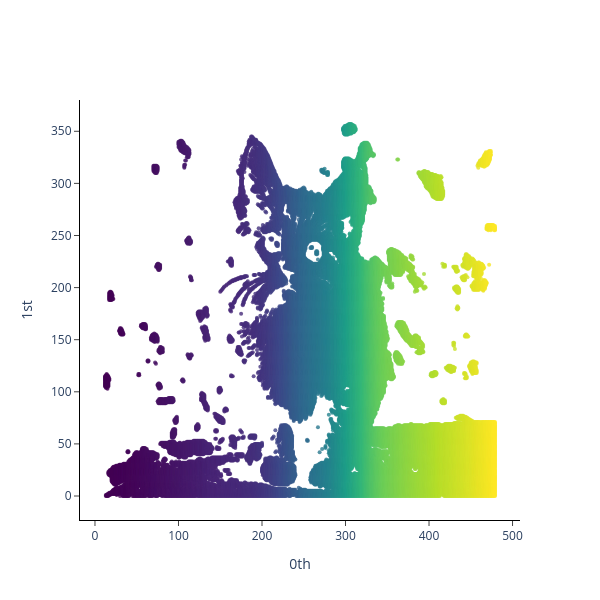

The notebook cell this image was saved under:
### Code cell
import gtda.images

gtda.images.ImageToPointCloud().fit_transform_plot(numpy.array([ bin ]))

### Figure 1 — Plotly figure (JSON) as saved in the notebook; plotly's stock layout.template omitted (floating-point values rounded to 4 significant figures; data arrays with more than 128 entries replaced by an {"elided": "..."} marker saying what was removed)
{"data": [{"marker": {"color": {"elided": "52994 int values"}, "colorscale": [[0, "#440154"], [0.1111, "#482878"], [0.2222, "#3e4989"], [0.3333, "#31688e"], [0.4444, "#26828e"], [0.5556, "#1f9e89"], [0.6667, "#35b779"], [0.7778, "#6ece58"], [0.8889, "#b5de2b"], [1, "#fde725"]], "opacity": 0.8, "size": 4}, "mode": "markers", "type": "scatter", "x": {"elided": "52994 int values"}, "y": {"elided": "52994 int values"}}], "layout": {"height": 600, "plot_bgcolor": "white", "width": 600, "xaxis": {"anchor": "x", "exponentformat": "e", "linecolor": "black", "linewidth": 1, "mirror": false, "showexponent": "all", "showline": true, "side": "bottom", "ticks": "outside", "title": {"text": "0th"}, "type": "linear", "zeroline": true}, "yaxis": {"anchor": "y", "exponentformat": "e", "linecolor": "black", "linewidth": 1, "mirror": false, "showexponent": "all", "showline": true, "side": "left", "ticks": "outside", "title": {"text": "1st"}, "type": "linear", "zeroline": true}}}
